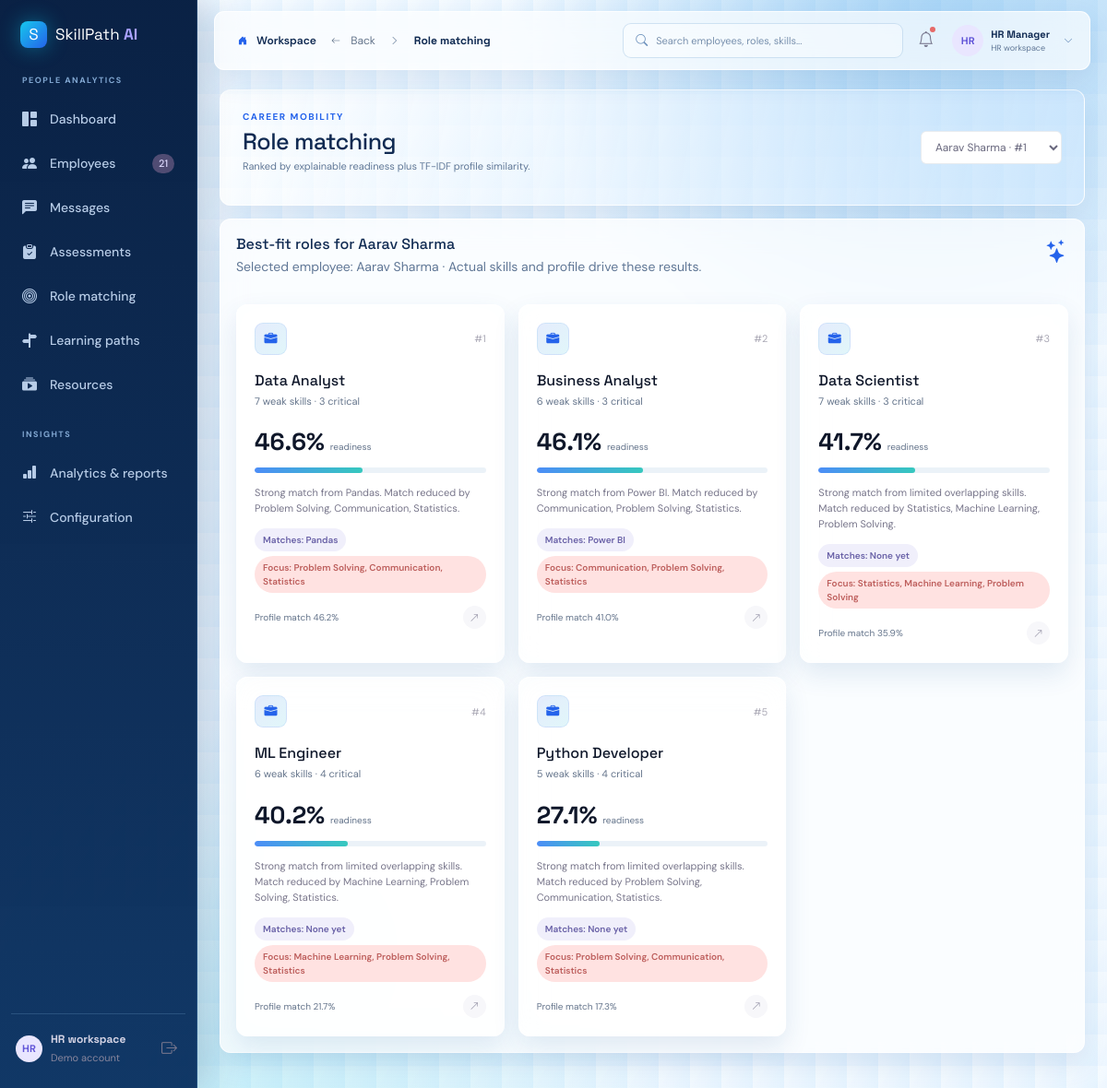
Page /matching on the committed database.
### tables this page shows
CREATE TABLE employees (id INTEGER PRIMARY KEY AUTOINCREMENT, name TEXT NOT NULL, email TEXT NOT NULL UNIQUE, department TEXT NOT NULL, experience INTEGER NOT NULL DEFAULT 1, profile TEXT DEFAULT '', created_at TEXT DEFAULT CURRENT_TIMESTAMP, current_role TEXT DEFAULT '', password_hash TEXT DEFAULT '');

CREATE TABLE roles (id INTEGER PRIMARY KEY AUTOINCREMENT, name TEXT NOT NULL UNIQUE, description TEXT DEFAULT '');

### app.py (the view)
@app.route("/matching", defaults={"employee_id": None})
@app.route("/matching/<int:employee_id>")
def matching_page(employee_id):
    employees = rows("SELECT * FROM employees ORDER BY name")
    employee_id = int(request.args.get("employee_id", employee_id or (employees[0]["id"] if employees else 0)))
    selected = row("SELECT * FROM employees WHERE id=?", (employee_id,)) if employee_id else None
    return render_template("matching.html", employees=employees, employee=selected, matches=match_roles(employee_id) if selected else [])

### app.py (called while the page is built)
@app.context_processor
def inject_globals():
    return {"nav_employee_count": row("SELECT COUNT(*) AS count FROM employees")["count"], "notifications": notifications_data()}

### database.py (called while the page is built)
def connect():
    DB_PATH.parent.mkdir(exist_ok=True)
    connection = sqlite3.connect(DB_PATH)
    connection.row_factory = sqlite3.Row
    connection.execute("PRAGMA foreign_keys = ON")
    return connection

def rows(query, params=()):
    db = connect()
    result = [dict(row) for row in db.execute(query, params).fetchall()]
    db.close()
    return result

def row(query, params=()):
    db = connect()
    result = db.execute(query, params).fetchone()
    db.close()
    return dict(result) if result else None

### services/analysis.py (called while the page is built)
def employee_skills(employee_id):
    return {item["name"]: item["proficiency"] for item in rows("SELECT s.name, es.proficiency FROM employee_skills es JOIN skills s ON s.id = es.skill_id WHERE es.employee_id = ?", (employee_id,))}

def role_skills(role_id):
    return rows("SELECT s.name, rs.required_level FROM role_skills rs JOIN skills s ON s.id = rs.skill_id WHERE rs.role_id = ? ORDER BY rs.required_level DESC", (role_id,))

def gap_status(gap):
    if gap <= 0: return "Ready"
    if gap <= GAP_THRESHOLDS["low"]: return "Low Gap"
    if gap <= GAP_THRESHOLDS["medium"]: return "Medium Gap"
    return "Critical Gap"

def readiness_label(readiness):
    if readiness >= READINESS_THRESHOLDS["highly_ready"]: return "Highly Ready"
    if readiness >= READINESS_THRESHOLDS["moderately_ready"]: return "Moderately Ready"
    if readiness >= READINESS_THRESHOLDS["developing"]: return "Developing"
    return "Needs Development"

### templates/matching.html
{% extends 'base.html' %}{% block title %}Role matching{% endblock %}{% block content %}<div class="page-heading"><div><span class="eyebrow">CAREER MOBILITY</span><h1>Role matching</h1><p class="muted">Ranked by explainable readiness plus TF-IDF profile similarity.</p></div><form><select name="employee_id" class="role-select" onchange="this.form.submit()">{% for item in employees %}<option value="{{ item.id }}" {{ 'selected' if employee and item.id == employee.id }}>{{ item.name }} · #{{ item.id }}</option>{% endfor %}</select></form></div>{% if employee %}<div class="panel"><div class="panel-header"><div><h3>Best-fit roles for {{ employee.name }}</h3><p class="muted">Selected employee: {{ employee.name }} · Actual skills and profile drive these results.</p></div><i class="bi bi-stars panel-spark"></i></div><div class="role-grid">{% for match in matches %}<div class="role-card"><div class="role-card-top"><span class="role-icon"><i class="bi bi-briefcase-fill"></i></span><span class="rank">#{{ loop.index }}</span></div><h3>{{ match.name }}</h3><p class="muted">{{ match.gap_count }} weak skills · {{ match.critical }} critical</p><div class="role-score"><strong>{{ match.readiness }}%</strong><span>readiness</span></div><div class="progress"><span style="width:{{ match.readiness }}%"></span></div><p class="role-explanation">{{ match.explanation }}</p><div class="skill-chips"><span class="tag">Matches: {{ match.matching_skills|join(', ') or 'None yet' }}</span><span class="status critical-gap">Focus: {{ match.weak_skills[:3]|join(', ') or 'None' }}</span></div><div class="role-footer"><span>Profile match {{ match.similarity }}%</span><a href="{{ url_for('analysis_page', employee_id=employee.id) }}" class="row-arrow"><i class="bi bi-arrow-up-right"></i></a></div></div>{% endfor %}</div></div>{% else %}<div class="panel muted">No employees are available yet.</div>{% endif %}{% endblock %}

### static/css/reference-theme.css (style rules this page uses)
:root { --ref-navy: #0b2347; --ref-blue: #2563eb; --ref-indigo: #4f46e5; --ref-cyan: #06b6d4; --ref-ice: #eef7ff; --ref-ink: #102a52; --ref-muted: #607796; --ref-glass: rgba(255, 255, 255, .72); --ref-border: rgba(255, 255, 255, .78); --ref-shadow: 0 12px 28px rgba(35, 92, 156, .12); }
body { position: relative; overflow-x: hidden; background-color: #eaf5ff; background-image: radial-gradient(circle at 84% -4%, rgba(82, 170, 235, .48), transparent 29%), radial-gradient(circle at 18% 110%, rgba(30, 205, 223, .22), transparent 32%), linear-gradient(120deg, rgba(255, 255, 255, .6), rgba(214, 237, 255, .42)); background-attachment: fixed; }
body::before { content: ""; position: fixed; z-index: -1; inset: 0; pointer-events: none; opacity: .28; background-image: linear-gradient(rgba(255, 255, 255, .36) 1px, transparent 1px), linear-gradient(90deg, rgba(71, 144, 207, .12) 1px, transparent 1px); background-size: 42px 42px; mask-image: linear-gradient(to bottom, black, transparent 82%); }
.page-heading { margin: 0 0 14px; padding: 17px 24px; min-height: 70px; align-items: center; border: 1px solid rgba(255, 255, 255, .8); border-radius: 12px; background: linear-gradient(100deg, rgba(255,255,255,.68), rgba(207,232,255,.58)); box-shadow: var(--ref-shadow); }
.page-heading h1 { color: var(--ref-ink); font-size: 25px; margin: 2px 0 4px; }
.page-heading p { color: var(--ref-muted); font-size: 11px; }
.eyebrow { color: var(--ref-blue); }
.metric-card, .panel, .role-card, .resource-card, .profile-hero, .table-panel { border: 1px solid var(--ref-border); border-radius: 12px; background: var(--ref-glass); backdrop-filter: blur(15px); -webkit-backdrop-filter: blur(15px); box-shadow: var(--ref-shadow); }
.panel { padding: 17px; }
.panel-header { margin-bottom: 13px; }
.panel-header h3 { color: var(--ref-ink); }
.panel-header p { color: var(--ref-muted); }
.progress { background: rgba(129,171,210,.16); }
.progress span { background: linear-gradient(90deg, #4c8df7, #36c8be); }

### rows in the picture
employees: name "Aarav Sharma"
roles: name "Data Analyst", gap_count "7", critical "3", readiness "46.6", explanation "Strong match from Pandas. Match reduced by Problem Solving, Communication, Statistics.", matching_skills "Pandas", weak_skills "Problem Solving, Communication, Statistics", similarity "46.2"
roles: name "Business Analyst", gap_count "6", critical "3", readiness "46.1", explanation "Strong match from Power BI. Match reduced by Communication, Problem Solving, Statistics.", matching_skills "Power BI", weak_skills "Communication, Problem Solving, Statistics", similarity "41.0"
roles: name "Data Scientist", gap_count "7", critical "3", readiness "41.7", explanation "Strong match from limited overlapping skills. Match reduced by Statistics, Machine Learning, Problem Solving.", matching_skills "None yet", weak_skills "Statistics, Machine Learning, Problem Solving", similarity "35.9"
roles: name "ML Engineer", gap_count "6", critical "4", readiness "40.2", explanation "Strong match from limited overlapping skills. Match reduced by Machine Learning, Problem Solving, Statistics.", matching_skills "None yet", weak_skills "Machine Learning, Problem Solving, Statistics", similarity "21.7"
roles: name "Python Developer", gap_count "5", critical "4", readiness "27.1", explanation "Strong match from limited overlapping skills. Match reduced by Problem Solving, Communication, Statistics.", matching_skills "None yet", weak_skills "Problem Solving, Communication, Statistics", similarity "17.3"

### other values in the picture
{{ nav_employee_count }} "21"
form field employee_id "Aarav Sharma · #1"
